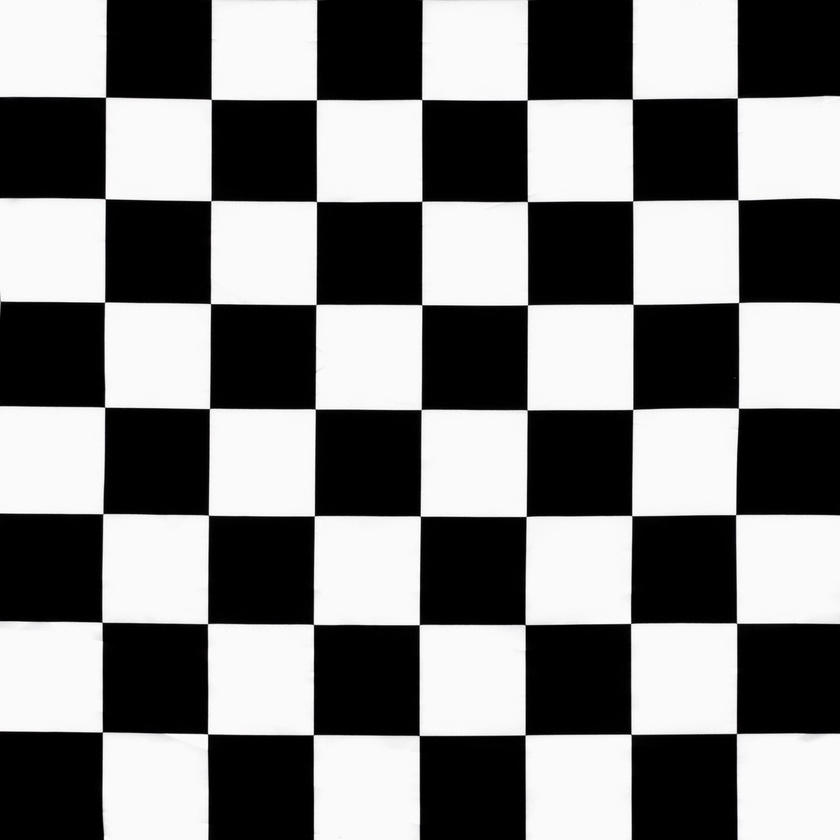
%> input picture 210406_Le_Thanh_Toan_MSE09_quiz_1/chess_board.jpeg, 840 x 840 px, shrunk from 2581 x 2581 before the run
$ octave quiz_1_7.m   (GNU Octave 9; MATLAB toolbox functions it lacks are replaced by stand-ins)
%> lines starting %> are read from the running program, lines starting %| are printed output that depends on the picture; in (x1, y1, x2, y2) boxes, pixels count from 0 and x2, y2 are one past the last pixel; in counts of white or black regions, pixels touching at a corner belong together; the program's own positions count from 1
I0 = imread('chess_board.jpeg');
%> I0 is the input picture: size 840x840x3 uint8; mean R, G, B 125.5, 125.5, 125.6
figure(1) ; imshow(I0) ;
red = I0(:, :, 1);
green = I0(:, :, 2);
blue = I0(:, :, 3);

black = red == 0 & green == 0 & blue == 0;
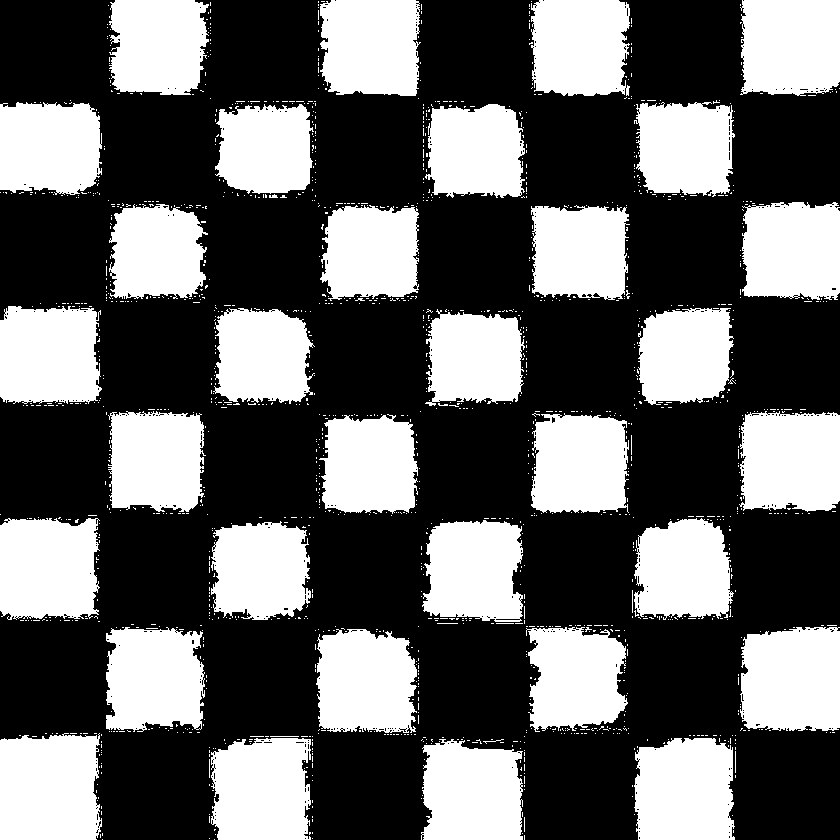
%> black: size 840x840 logical; 39.2% white; 1529 white regions (1490 under 20 px), largest, box (x1, y1, x2, y2) and area: (0, 733, 102, 840) 10050, (740, 627, 840, 731) 9579, (634, 738, 735, 840) 9296
white = red == 255 & green == 255 & blue == 255;
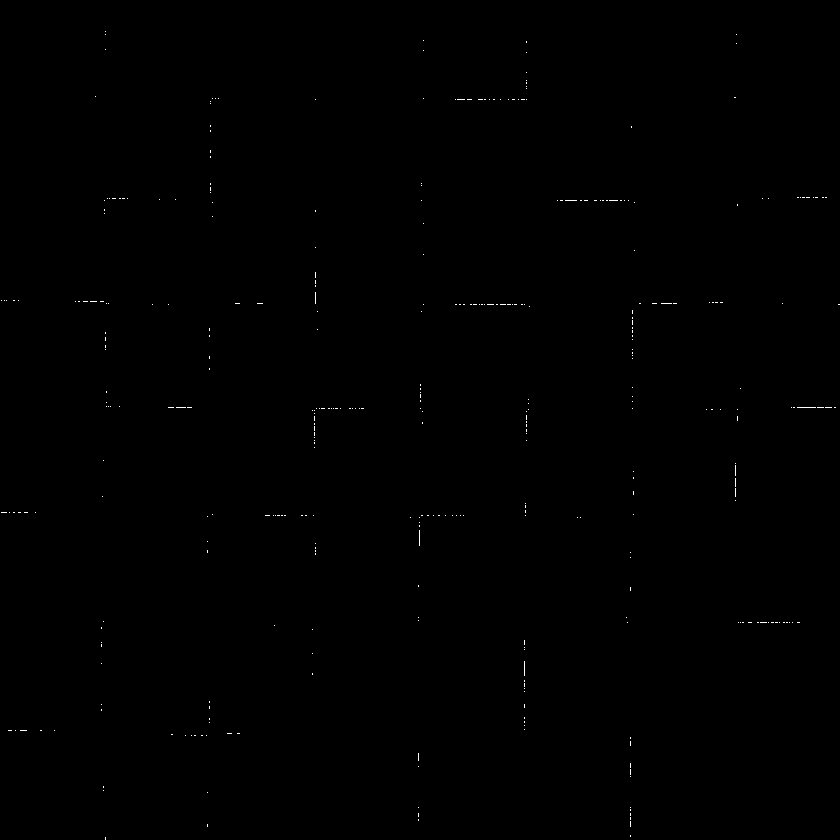
%> white: size 840x840 logical; 0.12% white in thin lines or dots

blue(black) = 255;
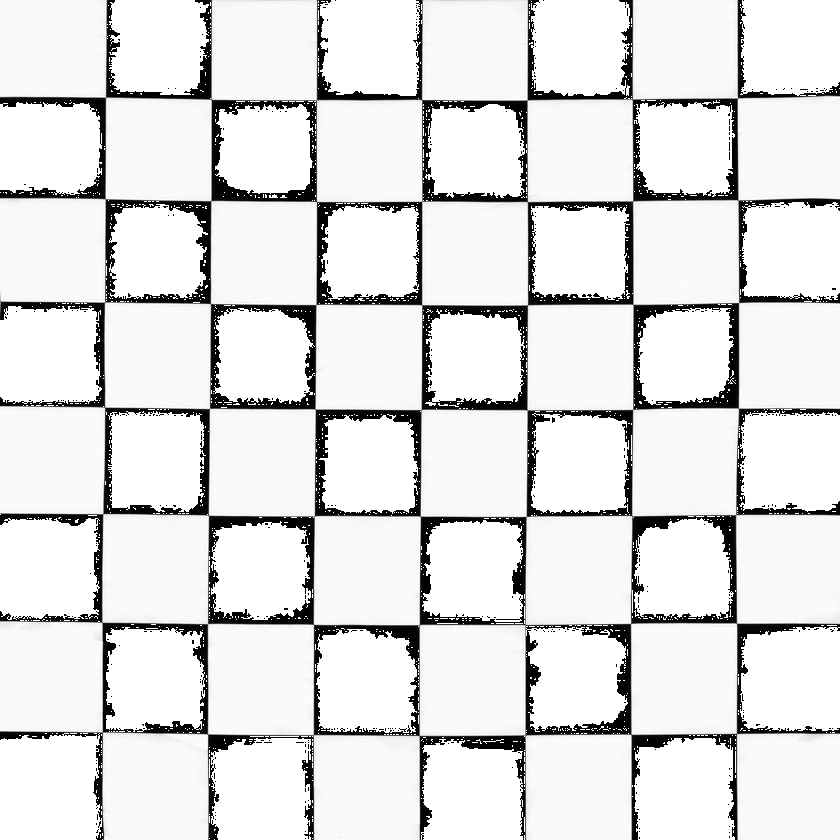
%> blue: size 840x840 uint8; min 0, max 255, mean 225.6

green(white) = 0;
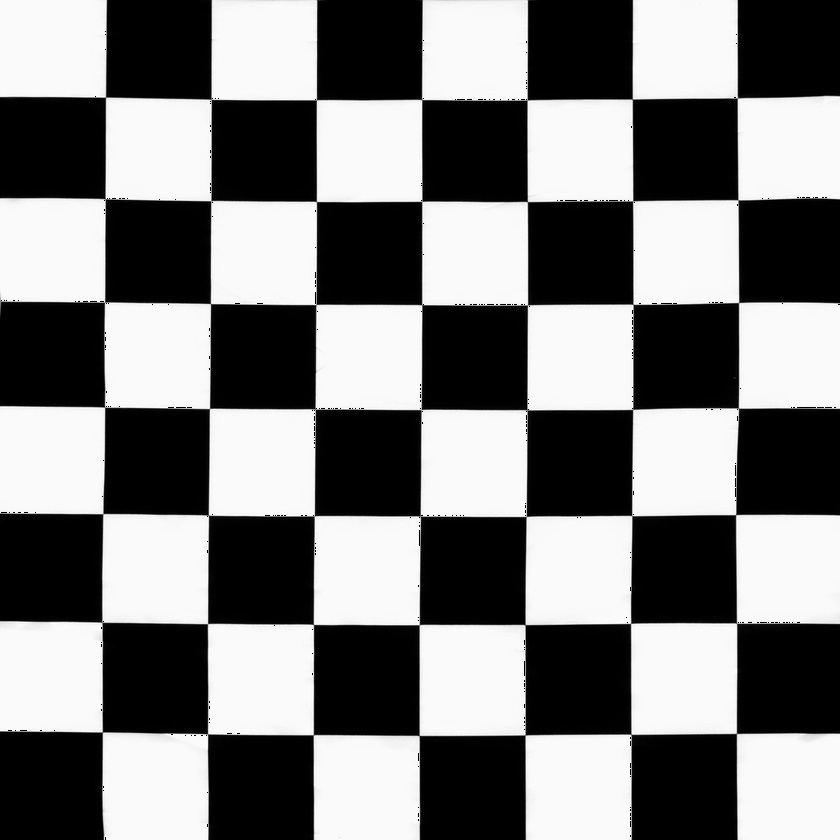
%> green: size 840x840 uint8; min 0, max 255, mean 125.2
blue(white) = 0;
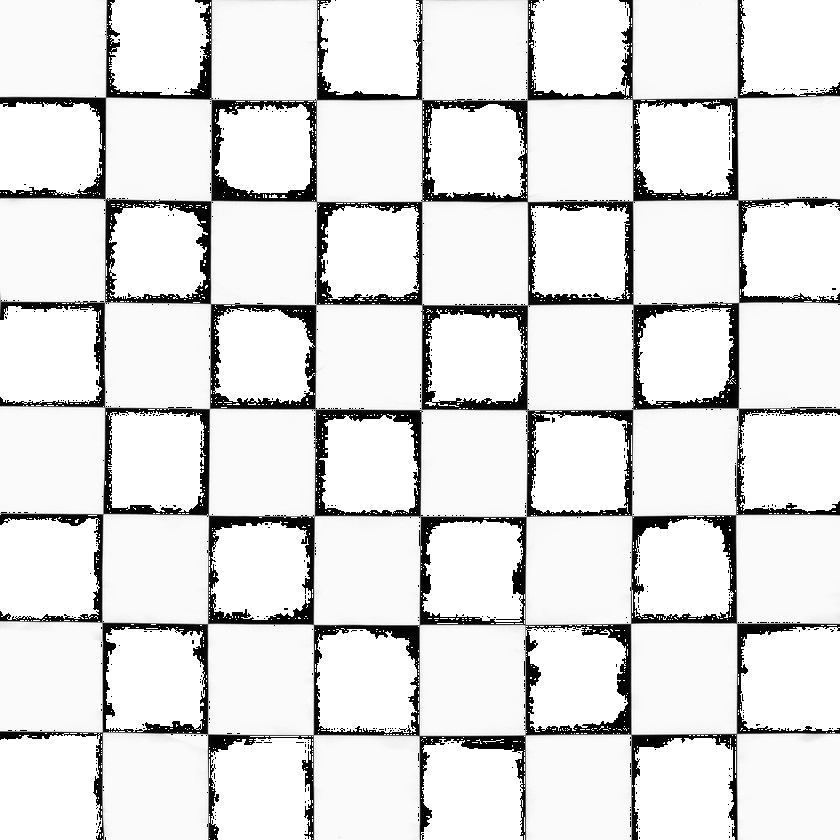
%> blue: size 840x840 uint8; 0.12% of pixels changed, all inside (x1, y1, x2, y2) = (1, 31, 840, 840)

I1 = cat(3, red, green, blue);
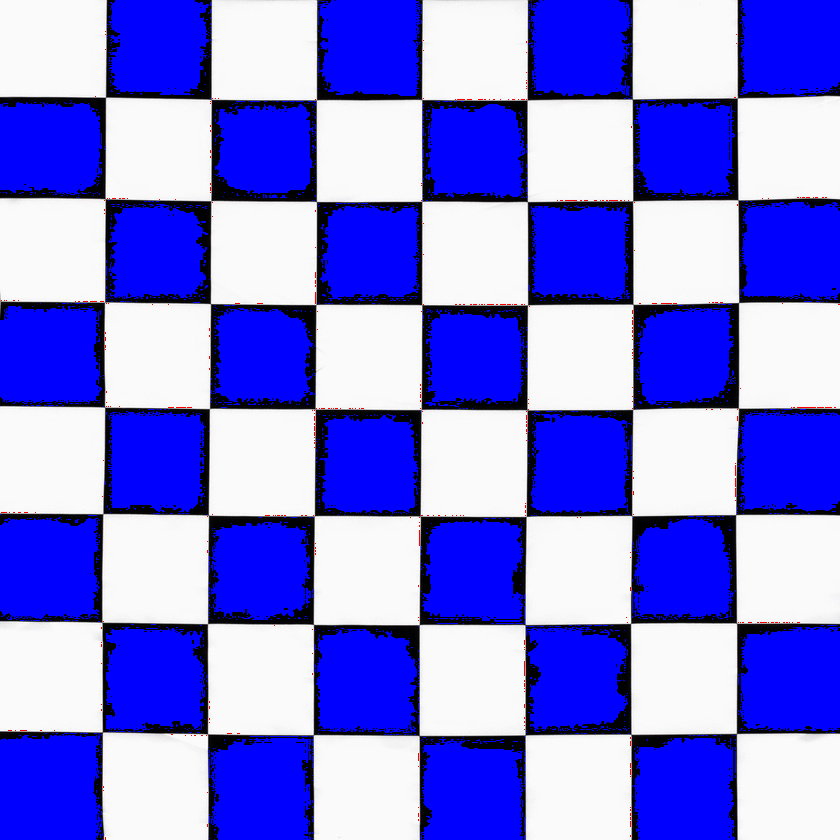
%> I1: size 840x840x3 uint8; mean R, G, B 125.5, 125.2, 225.3
figure(2) ; imshow(I1) ;
